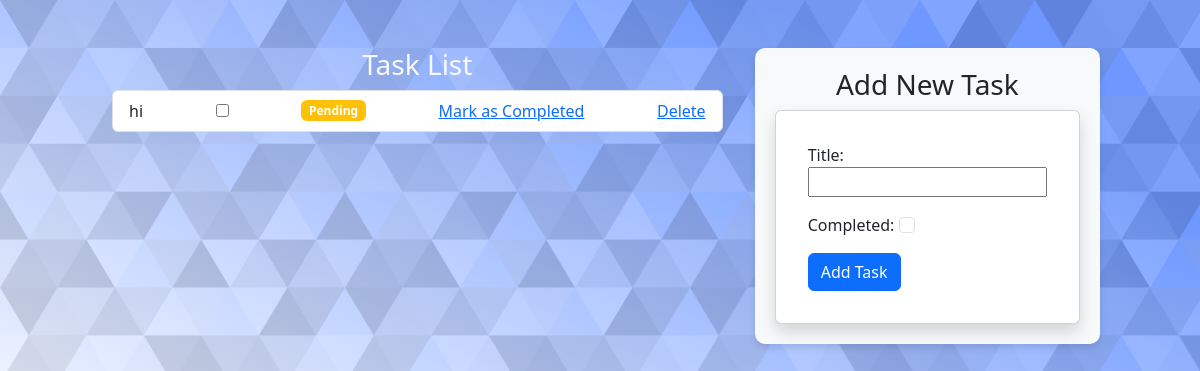
/tasks/, run on an earlier commit of the app's database.
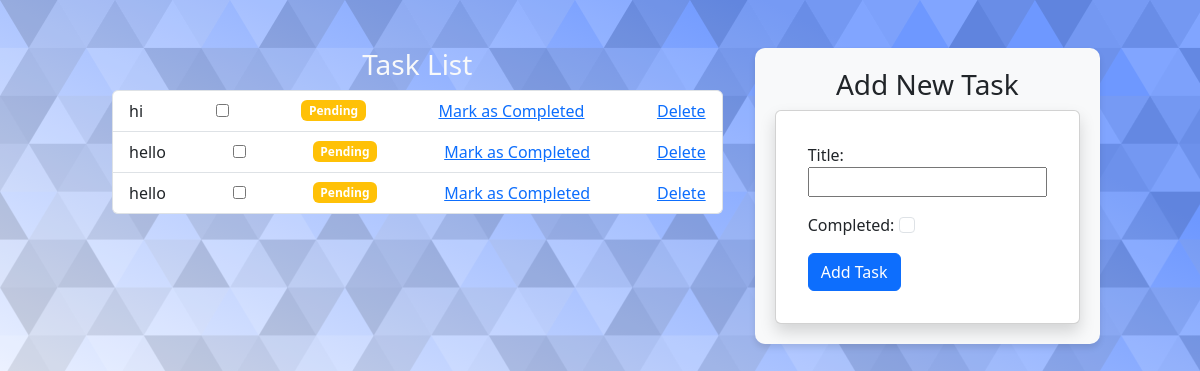
And on a later commit of the database.
### tasks/models.py (models this page shows, shortened)
class Task(models.Model):
    id = models.AutoField(primary_key=True)
    title = models.CharField(max_length=100)
    completed = models.BooleanField(default=False)

### tasks/views.py (the view)
# urls.py: path('', views.task_list, name='task_list'),
def task_list(request):
    if request.method == 'POST':  # 1. Handling Form Submission
        form = TaskForm(request.POST)  # Create a form instance with POST data
        if form.is_valid():  # Validate the form data
            form.save()  # Save the new Task to the database
            print("Form is valid, saving task")
            return redirect('tasks:task_list')  # Redirect to the same page (to avoid resubmission)
    else:  # 2. Handling GET Requests
        form = TaskForm()  # Create a blank form for the user to fill in
        print("Rendering blank form")
    tasks = Task.objects.all()  # 3. Fetch all tasks from the database
    print("Rendering tasks")
    return render(request, 'tasks/task_list.html', {'tasks': tasks, 'form': form})

### tasks/forms.py
class TaskForm(forms.ModelForm):
    class Meta:
        model = Task
        fields = ['title', 'completed']
    completed = forms.BooleanField(widget=forms.CheckboxInput(attrs={'class': 'form-check-input'}), required=False)

### tasks/templates/tasks/task_list.html (shortened to what this page needs)
<!DOCTYPE html>
<html>
<head>
    <link href="https://cdn.jsdelivr.net/npm/bootstrap@5.3.0/dist/css/bootstrap.min.css" rel="stylesheet">
    {% load static %}
    <link rel="stylesheet" href="{% static 'css/styles.css' %}">
</head>
<body>
    <div class="container mt-5">
        <div class="row">
            <div class="col-md-8">
                <h3 class="text-center text-light">Task List</h3>
                <ul class="list-group">
                    {% for task in tasks %}
                        <li class="list-group-item d-flex justify-content-between align-items-center">
                            {{ task.title }}
                            <form method="post" action = "{% url 'tasks:complete' task.id %}" style="display:inline;">
                                <input type = "checkbox" name=" completed" {% if task.completed %} checked {% endif %} onchange="this.form.submit()">
                            </form>
                            {% if task.completed %}
                                <span class="badge bg-success">Completed</span>
                                <a href="{% url 'tasks:complete' task.id %}">Mark as Pending</a>
                            {% else %}
                                <span class="badge bg-warning">Pending</span>
                                <a href="{% url 'tasks:complete' task.id %}">Mark as Completed</a>
                            {% endif %}
                            <a href="{% url 'tasks:delete' task.id %}">Delete</a>
                        </li>
                    {% endfor %}
                </ul>
            </div>
            <div class="col-md-4">
                <h3 class="text-center">Add New Task</h3>
                    <div class="card shadow p-3">
                        <div class="card-body">
                            <form method="post">
                                {{ form.as_p }}
                                <button type="submit" class="btn btn-primary btn-block">Add Task</button>
                            </form>
                        </div>
                    </div>
            </div>
        </div>
    </div>
</body>
</html>

### tasks/static/css/styles.css (style rules this page uses)
body { background-color: #ffffff; background-attachment: fixed; background-size: cover; }
.container { max-width: 1000px; margin: auto; }
.row { display: flex; }
.col-md-8 { flex: 2; margin-right: 20px; }
.col-md-4 { flex: 1; background-color: #f8f9fa; padding: 20px; border-radius: 10px; box-shadow: 0 4px 6px rgba(0, 0, 0, 0.1); }

What changed in the data, as far as the page shows it:
added Task: title "hello", shows "Pending"
added Task: title "hello", shows "Pending"
